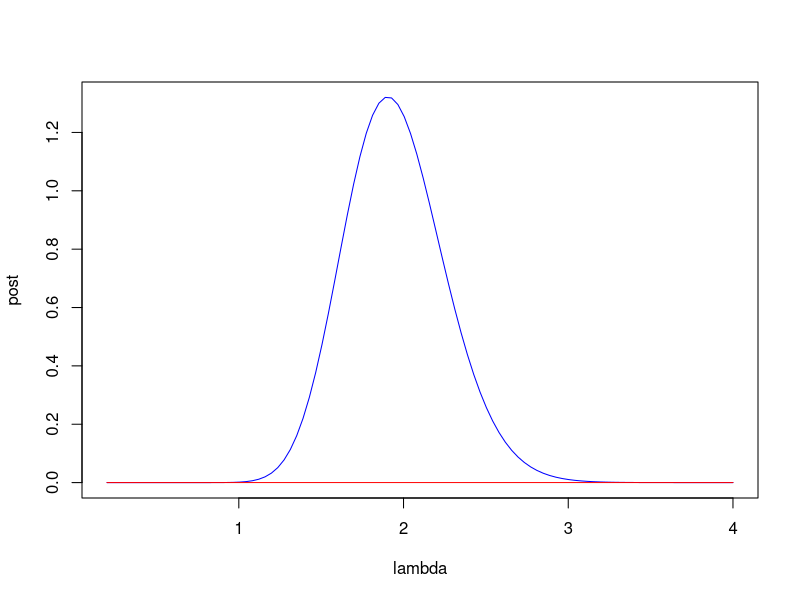
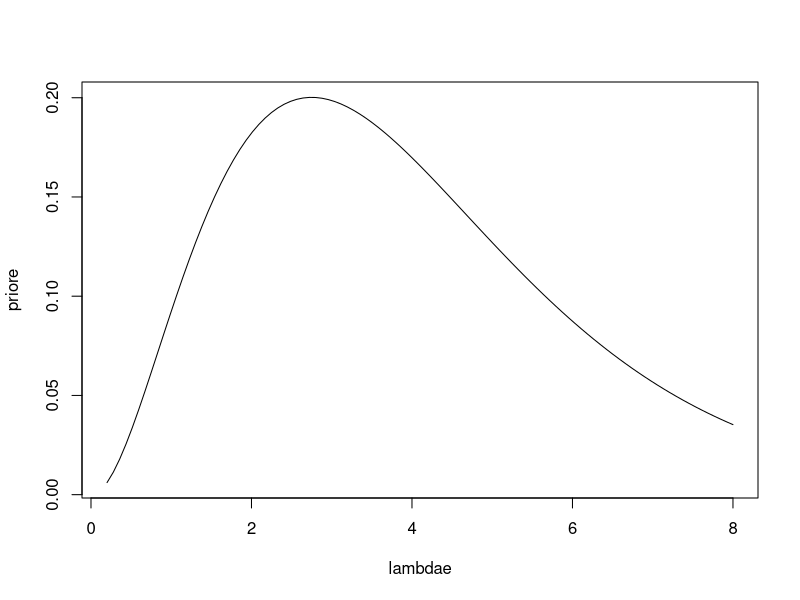
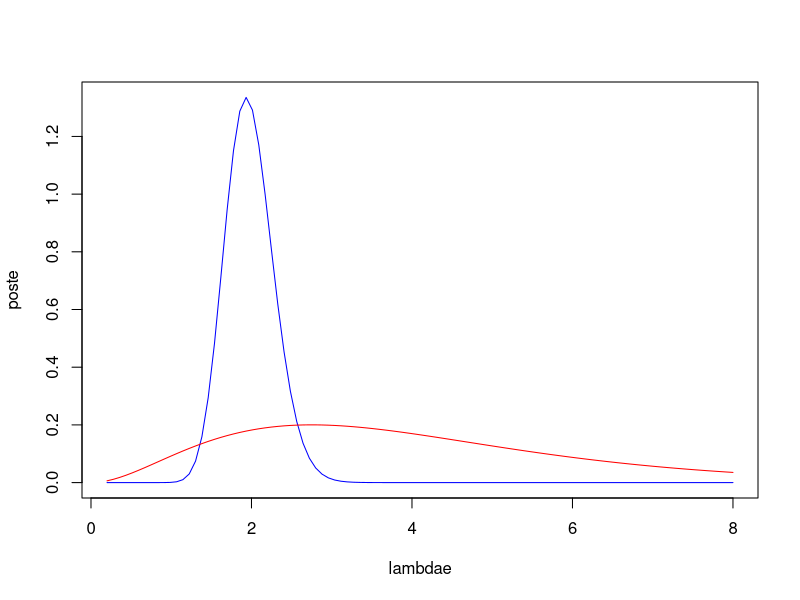

Source code (R) for these figures, in order:
#### Problem 1

x<-c(12, 2, 6, 2, 19, 5, 34, 4, 1, 4, 8, 7, 1, 21, 6, 11, 8, 28, 6, 4, 5, 1, 18, 9, 5, 1, 21, 1, 1, 5, 3, 14, 5, 3, 4, 5, 1, 3, 16, 2)
xcs <- cumsum(x)
freq15 <- ceiling(xcs/15)
xi <- tabulate(freq15)        # arrivals per 15s chunk
obs <- table(xi)              # number of 15s chunks with 0,1,2,3,4 arrivals


lambda = seq(from=.2, to=4, length=100)
a = 1
b = 9999
as = a+sum(xi)
bs=1/((1/b)+length(xi)) ## n = length(xi)

prior = dgamma(lambda, shape = a, scale = b)
post = dgamma(lambda, shape = as, scale = bs)

plot(lambda,post,col="blue",type="l")
lines(lambda,prior,col="red")

mean = as*bs
sd = sqrt(as*bs*bs)
mode = (as-1)*bs
median = qgamma(.5,shape=as,scale=bs)

int95 = c(qgamma(.025,shape=as,scale=bs),qgamma(.975,shape=as,scale=bs))



#### Problem 2

lambdae = seq(from=.2,to=8,length=100)
ne=.75 #bins
ae=a+(2.75*ne)
be=1/((1/b)+ne)


priore = dgamma(lambdae,shape=ae,scale=be)
plot(lambdae,priore,type="l")

qgamma(.1,shape=ae,scale=be)
qgamma(.9,shape=ae,scale=be)
qgamma(.5,shape=ae,scale=be)
ae*be
ae
be


#### Problem 3

ase = ae+sum(xi)
bse = 1/((1/be)+length(xi))                           ## n = length(xi)
poste = dgamma(lambdae, shape = ase, scale = bse)
plot(lambdae,poste,col="blue",type="l")
lines(lambdae,priore,col="red")

meane = ase*bse
sde = sqrt(ase*bse*bse)
modee = (ase-1)*bse
mediane = qgamma(.5,shape=ase,scale=bse)

int95e = c(qgamma(.025,shape=ase,scale=bse),qgamma(.975,shape=ase,scale=bse))
